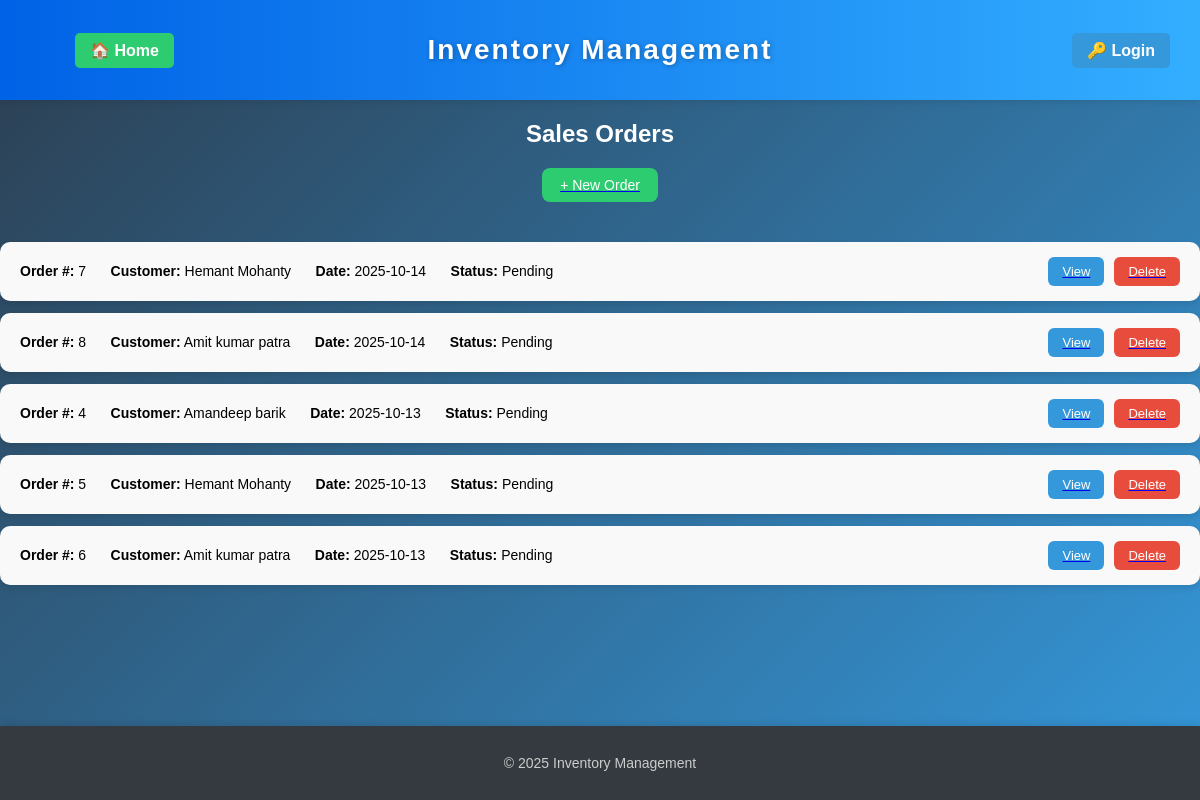
The page /salesOrders on the database its author committed.
### app/models.py (models this page shows)
class SalesOrder(db.Model):
    id = db.Column(db.Integer, primary_key=True)
    customer_id = db.Column(db.Integer, db.ForeignKey('customer.id'), nullable=False)
    date = db.Column(db.Date, nullable=False)
    status = db.Column(db.String(20), default="Pending")
    total_amount = db.Column(db.Float, default=0.0)
    remarks = db.Column(db.String(200))
    customer = db.relationship("Customer", backref="sales_orders")
    items = db.relationship(
        "SalesOrderItem",
        back_populates="sales_order",
        cascade="all, delete-orphan"
    )

class Customer(db.Model):
    id = db.Column(db.Integer, primary_key=True)
    name = db.Column(db.String(200), nullable=False, unique=True)
    address = db.Column(db.String(200), nullable=False)
    state = db.Column(db.String(200), nullable=False)
    city = db.Column(db.String(200), nullable=False)
    phone = db.Column(db.String(20), nullable=False)
    email = db.Column(db.String(200), nullable=False)

### app/routes/dashboard.py (the view)
@dashboard_bp.route("/salesOrders")
def sales_orders():
    orders = SalesOrder.query.order_by(SalesOrder.date.desc()).all()
    return render_template("sales_orders.html", orders=orders)

### app/templates/sales_orders.html (shortened to what this page needs)
{% extends "base.html" %}
{% block content %}
<h2 class="heading">Sales Orders</h2>
<div class="actions">
    <a href="{{ url_for('create.viws_sales_order') }}">
        <button class="form-btn-1">+ New Order</button>
    </a>
</div>
<ul class="sales-orders-list">
  {% for order in orders %}
    <li class="sales-order-item">
      <div class="order-info">
          <span><strong>Order #:</strong> {{ order.id }}</span>
          <span><strong>Customer:</strong> {{ order.customer.name }}</span>
          <span><strong>Date:</strong> {{ order.date }}</span>
          <span><strong>Status:</strong> {{ order.status }}</span>
      </div>
      <div class="order-actions">
          <a href="{{ url_for('dashboard.sales_order_detail', order_id=order.id) }}">
              <button class="form-btn-1 view-btn">View</button>
          </a>
          <a href="{{ url_for('edit.delete_sales_order', order_id=order.id) }}" onclick="return confirm('Are you sure?')">
              <button class="form-btn-1 delete-btn">Delete</button>
          </a>
      </div>
    </li>
  {% endfor %}
</ul>
{% endblock %}

### app/templates/base.html (shortened to what this page needs)
<!DOCTYPE html>
<html lang="en">
<head>
    <link rel="stylesheet" href="{{ url_for('static', filename='css/style.css') }}">
</head>
<body>
    <header>
    <div class="nav-left">
        <a href="{{ url_for('login.home') }}" class="home-btn">🏠 Home</a>
    </div>
    <h1>Inventory Management</h1>
    <div class="nav-right">
        {% if session.get('user') %}
            <a href="{{ url_for('login.logout') }}" class="logout-btn">🚪 Logout</a>
        {% else %}
            <a href="{{ url_for('login.login') }}" class="login-btn">🔑 Login</a>
        {% endif %}
    </div>
</header>
    {% block content %}{% endblock %}
    <footer>
        <p>&copy; 2025 Inventory Management</p>
    </footer>
</body>
</html>

### app/static/css/style.css (style rules this page uses)
body { margin: 0; font-family: Arial, sans-serif; min-height: 100vh; display: flex; flex-direction: column; background: linear-gradient(135deg, #2c3e50, #3498db); }
header { background: linear-gradient(to right, #0062E6, #33AeFF); color: white; padding: 15px 30px; box-shadow: 0 2px 8px rgba(0,0,0,0.1); position: sticky; top: 0; z-index: 1000; display: flex; align-items: center; justify-content: space-between; height: 70px; }
header h1 { position: absolute; left: 50%; transform: translateX(-50%); margin: 0; font-size: 28px; letter-spacing: 2px; font-weight: 700; text-shadow: 1px 1px 5px rgba(0,0,0,0.3); }
.nav-left { display: flex; align-items: center; gap: 10px; z-index: 10; padding-left: 45px; }
.nav-right { display: flex; align-items: center; gap: 10px; z-index: 10; }
.home-btn, .login-btn, .logout-btn { padding: 8px 15px; border-radius: 5px; text-decoration: none; font-weight: bold; transition: background 0.3s; }
.home-btn { background: #2ecc71; color: white; }
.login-btn { background: #3498db; color: white; }
.home-btn { background: #2ecc71; }
.login-btn { background: #3498db; }
footer { background-color: #343a40; color: #ccc; padding: 15px 0; text-align: center; font-size: 14px; margin-top: auto; box-shadow: 0 -2px 8px rgba(0, 0, 0, 0.1); }
.heading { color: white; text-align: center; }
.form-btn-1 { background-color: rgb(26, 26, 240); color: white; text-decoration: none; padding: 10px 15px; border-radius: 10px; border: none; cursor: pointer; display: block; margin: 0 auto; }
.sales-orders-list { list-style-type: none; padding: 0; margin: 20px 0; }
.sales-order-item { display: flex; justify-content: space-between; align-items: center; padding: 15px 20px; margin-bottom: 12px; background-color: #f9f9f9; border-radius: 10px; box-shadow: 0 3px 6px rgba(0, 0, 0, 0.1); }
.order-info span { display: inline-block; margin-right: 20px; font-size: 14px; }
.order-actions { display: flex; gap: 10px; }
.order-actions button { padding: 7px 14px; border: none; border-radius: 6px; cursor: pointer; font-size: 13px; }
.view-btn { background-color: #3498db; color: white; }
.delete-btn { background-color: #e74c3c; color: white; }
.actions { margin-bottom: 20px; }
.actions .form-btn-1 { background-color: #2ecc71; color: white; padding: 9px 18px; border: none; border-radius: 8px; cursor: pointer; font-size: 14px; }

### rows shown on the page
SalesOrder: id "7", customer.name "Hemant Mohanty", date "2025-10-14", status "Pending"
SalesOrder: id "8", customer.name "Amit kumar patra", date "2025-10-14", status "Pending"
SalesOrder: id "4", customer.name "Amandeep barik", date "2025-10-13", status "Pending"
SalesOrder: id "5", customer.name "Hemant Mohanty", date "2025-10-13", status "Pending"
SalesOrder: id "6", customer.name "Amit kumar patra", date "2025-10-13", status "Pending"
